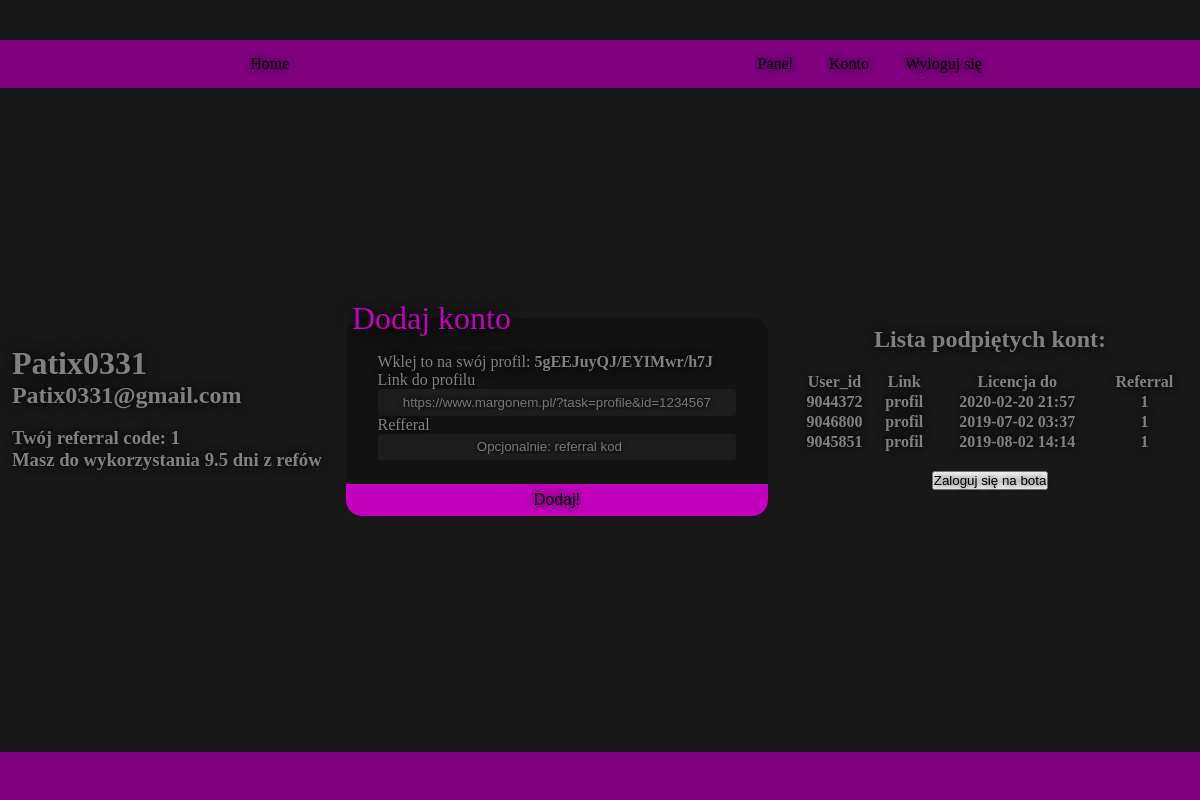
Page /acc (signed in) on the committed database.
### apkabot/models.py (models this page shows)
class User(db.Model, UserMixin):
    id = db.Column(db.Integer, primary_key=True)
    username = db.Column(db.String(15), unique=True, nullable=False)
    email = db.Column(db.String(50), unique=True, nullable=False)
    password = db.Column(db.String(60), nullable=False)
    free = db.Column(db.Float, nullable=True, default = 0)
    accounts = db.relationship('Account', backref='owner', lazy=True)

class Account(db.Model):
    id = db.Column(db.Integer, primary_key=True, nullable=False)
    owner_id = db.Column(db.Integer, db.ForeignKey('user.id'), nullable=False)
    user_id = db.Column(db.Integer, nullable=False)
    url = db.Column(db.String(50), nullable=False)
    login = db.Column(db.String(30), nullable=True)
    password = db.Column(db.String(30), nullable=True)
    ref = db.Column(db.Integer, nullable=True)
    license = db.Column(db.DateTime, nullable=True, default = datetime.now() + timedelta(hours=3))

### apkabot/routes.py (the view, shortened to what this page needs)
@app.route("/acc", methods=['GET','POST'])
@login_required
def acc():
    form = ConnectAccountForm()
    auth = current_user.password[30:-10]
    acc_list = Account.query.filter_by(owner_id = current_user.id)
    return render_template('account.html', acc_list = acc_list, auth=auth, title='{}'.format(current_user.username), form=form)

### apkabot/forms.py (shortened to what this page needs)
class ConnectAccountForm(FlaskForm):
    profile = StringField('Link do profilu', validators=[
        DataRequired(),
        Regexp(regex=r'^https:\/\/www.margonem.pl\/\?task=profile\&id=[0-9]([0-9])*$', message="Zły link do profilu"),
        Length(min=42, max=50)])
    referral = IntegerField('Refferal', validators=[Optional(), NumberRange(1,4000, message="")])
    submit = SubmitField('Połącz konto!')

### apkabot/models.py (called while the page is built)
@login_manager.user_loader
def load_user(user_id):
    return User.query.get(int(user_id))

### apkabot/templates/account.html (shortened to what this page needs)
{% extends "layout.html" %}
{% block content %}
<div id=info>
    <h1>{{ current_user.username }}</h1>
    <h2>{{ current_user.email }}</h2><br>
    <h3>Twój referral code: {{ current_user.id }}</h3>
    <h3>Masz do wykorzystania {{ current_user.free }} dni z refów</h3>
</div>
<div id="add-acc">
    <form method="post" action="">
        <fieldset class="login">
            <legend>Dodaj konto</legend>
            <div class="form">
                <p>Wklej to na swój profil: <b>{{ auth }}</b></p>
                <div class="form-group">
                    {{ form.profile.label(class="form-control-label") }}
                    {% if form.profile.errors %}
                        {{ form.profile(class="form-control-label is-invalid") }}
                        <div class="invalid-feedback">
                            {% for error in form.profile.errors %}
                                <span>{{ error }}</span>
                            {% endfor %}
                        </div>
                    {% else %}
                        {{ form.profile(type="url", class="form-control form-control-lg", minlength="42", maxlength="49", size=30, placeholder="https://www.margonem.pl/?task=profile&id=1234567") }}
                    {% endif %}
                </div>
                <div class="form-group">
                    {{ form.referral.label(class="form-control-label") }}
                    {% if form.referral.errors %}
                        {{ form.referral(class="form-control-label is-invalid") }}
                        <div class="invalid-feedback">
                            {% for error in form.referral.errors %}
                                <span>{{ error }}</span>
                            {% endfor %}
                        </div>
                    {% else %}
                        {{ form.referral(class="form-control form-control-lg", placeholder="Opcjonalnie: referral kod") }}
                    {% endif %}
                </div>
            </div>
            <input type="submit" value="Dodaj!">
        </fieldset>
    </form>
</div>
<div id="acc-list">
    <h2>Lista podpiętych kont:</h2><br>
    <table>
        <tr>
            <th>User_id</th>
            <th>Link</th>
            <th>Licencja do</th>
            <th>Referral</th>
        </tr>
        {% for acc in acc_list %}
        <tr>
            <th>{{acc.user_id}}</th>
            <th><a href="{{acc.url}}" target="_blank">profil</a></th>
            <th>{{acc.license.strftime('%Y-%m-%d %H:%M')}}</th>
            <th>{% if acc.ref %}{{ acc.ref }}{% endif %}</th>
        </tr>
        {% endfor %}
    </table><br>
    <a href="{{ url_for('play') }}">
        <button>Zaloguj się na bota</button>
    </a>
</div>
{% endblock content %}

### apkabot/static/main.css (style rules this page uses)
*, *::before, *::after { margin: 0; padding: 0; -webkit-box-sizing: border-box; box-sizing: border-box; text-shadow: 0 0 0.5em black; }
body { display: -ms-grid; display: grid; -webkit-box-align: center; -ms-flex-align: center; align-items: center; justify-items: center; min-height: 100vh; background: #181818; color: grey; grid-template-areas: "header header header" "main main main" "footer footer footer"; -ms-grid-rows: 4em auto 3em; grid-template-rows: 4em auto 3em; -ms-grid-columns: auto; grid-template-columns: auto; }
main a { text-decoration: none; color: grey; }
main .login { display: -webkit-box; display: -ms-flexbox; display: flex; -webkit-box-orient: vertical; -webkit-box-direction: normal; -ms-flex-direction: column; flex-direction: column; background: #121212; border: none; border-radius: 1em; }
main .login input { border-radius: 0.3em; height: 2em; width: 100%; text-align: center; border: none; background: #1d1d1d; color: white; }
main .login legend { color: #c300bd; margin: 0 1em 0.5em 0.2em; font-size: 2em; }
main .login .form { margin: 0 2em 0 2em; }
main .login input[type=submit] { background: #c300bd; color: black; font-size: 1em; text-shadow: 0 0 10px black; cursor: pointer; margin-top: 1.5em; border-radius: 0 0 1em 1em; }
#acc-list { display: -webkit-box; display: -ms-flexbox; display: flex; -webkit-box-orient: vertical; -webkit-box-direction: normal; -ms-flex-direction: column; flex-direction: column; width: 33%; height: 50%; -webkit-box-pack: center; -ms-flex-pack: center; justify-content: center; text-align: center; }

### rows in the picture
User: username "Patix0331", email "Patix0331@gmail.com", id "1", free "9.5"
Account: user_id "9044372", license "2020-02-20 21:57", ref "1"
Account: user_id "9046800", license "2019-07-02 03:37", ref "1"
Account: user_id "9045851", license "2019-08-02 14:14", ref "1"

### other values in the picture
{{ auth }} "5gEEJuyQJ/EYIMwr/h7J"
